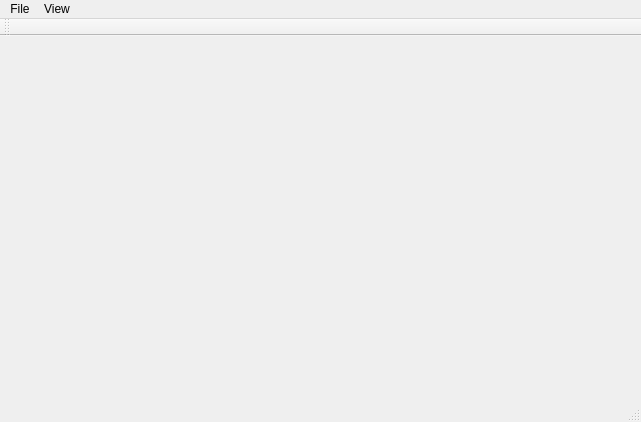
<?xml version="1.0" encoding="UTF-8"?>
<ui version="4.0">
 <class>MainWindow</class>
 <widget class="QMainWindow" name="MainWindow">
  <property name="geometry">
   <rect>
    <x>0</x>
    <y>0</y>
    <width>641</width>
    <height>422</height>
   </rect>
  </property>
  <property name="windowTitle">
   <string>[No Project]</string>
  </property>
  <property name="dockNestingEnabled">
   <bool>false</bool>
  </property>
  <widget class="QWidget" name="centralWidget">
   <layout class="QHBoxLayout" name="horizontalLayout">
    <property name="leftMargin">
     <number>0</number>
    </property>
    <property name="topMargin">
     <number>0</number>
    </property>
    <property name="rightMargin">
     <number>0</number>
    </property>
    <property name="bottomMargin">
     <number>0</number>
    </property>
    <item>
     <widget class="GridContainer" name="gridWidget" native="true"/>
    </item>
   </layout>
  </widget>
  <widget class="QMenuBar" name="menuBar">
   <property name="geometry">
    <rect>
     <x>0</x>
     <y>0</y>
     <width>641</width>
     <height>22</height>
    </rect>
   </property>
   <widget class="QMenu" name="menuView">
    <property name="title">
     <string>View</string>
    </property>
    <widget class="QMenu" name="menuDocks">
     <property name="title">
      <string>Docks</string>
     </property>
     <addaction name="actionFile_Tree"/>
     <addaction name="actionProject_Metadata"/>
    </widget>
    <addaction name="menuDocks"/>
   </widget>
   <widget class="QMenu" name="menuFile">
    <property name="title">
     <string>File</string>
    </property>
    <addaction name="actionNew_Project"/>
    <addaction name="actionOpen_Project"/>
    <addaction name="actionSave_Project"/>
    <addaction name="actionSave_Project_As"/>
    <addaction name="actionClose_Project"/>
    <addaction name="separator"/>
    <addaction name="actionQuit"/>
   </widget>
   <addaction name="menuFile"/>
   <addaction name="menuView"/>
  </widget>
  <widget class="QToolBar" name="mainToolBar">
   <attribute name="toolBarArea">
    <enum>TopToolBarArea</enum>
   </attribute>
   <attribute name="toolBarBreak">
    <bool>false</bool>
   </attribute>
  </widget>
  <widget class="QStatusBar" name="statusBar"/>
  <action name="actionFile_Tree">
   <property name="checkable">
    <bool>true</bool>
   </property>
   <property name="checked">
    <bool>true</bool>
   </property>
   <property name="text">
    <string>File Tree</string>
   </property>
  </action>
  <action name="actionSave_Project">
   <property name="text">
    <string>Save Project</string>
   </property>
   <property name="shortcut">
    <string>Ctrl+S</string>
   </property>
  </action>
  <action name="actionSave_Project_As">
   <property name="text">
    <string>Save Project As...</string>
   </property>
   <property name="shortcut">
    <string>Ctrl+Shift+S</string>
   </property>
  </action>
  <action name="actionOpen_Project">
   <property name="text">
    <string>Open Project...</string>
   </property>
   <property name="shortcut">
    <string>Ctrl+O</string>
   </property>
  </action>
  <action name="actionNew_Project">
   <property name="text">
    <string>New Project</string>
   </property>
   <property name="shortcut">
    <string>Ctrl+N</string>
   </property>
  </action>
  <action name="actionClose_Project">
   <property name="text">
    <string>Close Project</string>
   </property>
   <property name="shortcut">
    <string>Alt+Q</string>
   </property>
  </action>
  <action name="actionProject_Metadata">
   <property name="checkable">
    <bool>true</bool>
   </property>
   <property name="text">
    <string>Project Metadata</string>
   </property>
  </action>
  <action name="actionQuit">
   <property name="text">
    <string>Quit</string>
   </property>
  </action>
 </widget>
 <layoutdefault spacing="6" margin="11"/>
 <customwidgets>
  <customwidget>
   <class>GridContainer</class>
   <extends>QWidget</extends>
   <header>widgets/gridcontainer.h</header>
   <container>1</container>
  </customwidget>
 </customwidgets>
 <resources/>
 <connections>
  <connection>
   <sender>actionOpen_Project</sender>
   <signal>triggered()</signal>
   <receiver>MainWindow</receiver>
   <slot>menuOpenProject()</slot>
   <hints>
    <hint type="sourcelabel">
     <x>-1</x>
     <y>-1</y>
    </hint>
    <hint type="destinationlabel">
     <x>320</x>
     <y>210</y>
    </hint>
   </hints>
  </connection>
  <connection>
   <sender>actionSave_Project</sender>
   <signal>triggered()</signal>
   <receiver>MainWindow</receiver>
   <slot>menuSaveCurrentProject()</slot>
   <hints>
    <hint type="sourcelabel">
     <x>-1</x>
     <y>-1</y>
    </hint>
    <hint type="destinationlabel">
     <x>320</x>
     <y>210</y>
    </hint>
   </hints>
  </connection>
  <connection>
   <sender>actionSave_Project_As</sender>
   <signal>triggered()</signal>
   <receiver>MainWindow</receiver>
   <slot>menuSaveCurrentProjectAs()</slot>
   <hints>
    <hint type="sourcelabel">
     <x>-1</x>
     <y>-1</y>
    </hint>
    <hint type="destinationlabel">
     <x>320</x>
     <y>210</y>
    </hint>
   </hints>
  </connection>
  <connection>
   <sender>actionNew_Project</sender>
   <signal>triggered()</signal>
   <receiver>MainWindow</receiver>
   <slot>menuNewProject()</slot>
   <hints>
    <hint type="sourcelabel">
     <x>-1</x>
     <y>-1</y>
    </hint>
    <hint type="destinationlabel">
     <x>320</x>
     <y>210</y>
    </hint>
   </hints>
  </connection>
  <connection>
   <sender>actionClose_Project</sender>
   <signal>triggered()</signal>
   <receiver>MainWindow</receiver>
   <slot>menuCloseProject()</slot>
   <hints>
    <hint type="sourcelabel">
     <x>-1</x>
     <y>-1</y>
    </hint>
    <hint type="destinationlabel">
     <x>320</x>
     <y>210</y>
    </hint>
   </hints>
  </connection>
 </connections>
 <slots>
  <slot>menuOpenProject()</slot>
  <slot>menuSaveCurrentProjectAs()</slot>
  <slot>menuSaveCurrentProject()</slot>
  <slot>menuNewProject()</slot>
  <slot>menuCloseProject()</slot>
 </slots>
</ui>
